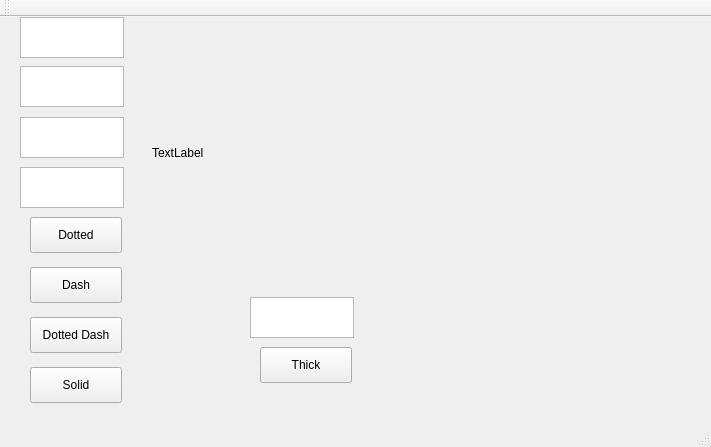
<?xml version="1.0" encoding="UTF-8"?>
<ui version="4.0">
 <class>MainWindow</class>
 <widget class="QMainWindow" name="MainWindow">
  <property name="geometry">
   <rect>
    <x>0</x>
    <y>0</y>
    <width>711</width>
    <height>447</height>
   </rect>
  </property>
  <property name="windowTitle">
   <string>MainWindow</string>
  </property>
  <widget class="QWidget" name="centralWidget">
   <widget class="QTextEdit" name="textEdit">
    <property name="geometry">
     <rect>
      <x>20</x>
      <y>0</y>
      <width>104</width>
      <height>41</height>
     </rect>
    </property>
   </widget>
   <widget class="QTextEdit" name="textEdit_2">
    <property name="geometry">
     <rect>
      <x>20</x>
      <y>49</y>
      <width>104</width>
      <height>41</height>
     </rect>
    </property>
   </widget>
   <widget class="QTextEdit" name="textEdit_3">
    <property name="geometry">
     <rect>
      <x>20</x>
      <y>100</y>
      <width>104</width>
      <height>41</height>
     </rect>
    </property>
   </widget>
   <widget class="QTextEdit" name="textEdit_4">
    <property name="geometry">
     <rect>
      <x>20</x>
      <y>150</y>
      <width>104</width>
      <height>41</height>
     </rect>
    </property>
   </widget>
   <widget class="QPushButton" name="pushButton">
    <property name="geometry">
     <rect>
      <x>30</x>
      <y>200</y>
      <width>92</width>
      <height>36</height>
     </rect>
    </property>
    <property name="text">
     <string>Dotted</string>
    </property>
   </widget>
   <widget class="QPushButton" name="pushButton_2">
    <property name="geometry">
     <rect>
      <x>30</x>
      <y>250</y>
      <width>92</width>
      <height>36</height>
     </rect>
    </property>
    <property name="text">
     <string>Dash</string>
    </property>
   </widget>
   <widget class="QPushButton" name="pushButton_3">
    <property name="geometry">
     <rect>
      <x>30</x>
      <y>300</y>
      <width>92</width>
      <height>36</height>
     </rect>
    </property>
    <property name="text">
     <string>Dotted Dash</string>
    </property>
   </widget>
   <widget class="QPushButton" name="pushButton_4">
    <property name="geometry">
     <rect>
      <x>30</x>
      <y>350</y>
      <width>92</width>
      <height>36</height>
     </rect>
    </property>
    <property name="text">
     <string>Solid</string>
    </property>
   </widget>
   <widget class="QPushButton" name="pushButton_5">
    <property name="geometry">
     <rect>
      <x>260</x>
      <y>330</y>
      <width>92</width>
      <height>36</height>
     </rect>
    </property>
    <property name="text">
     <string>Thick</string>
    </property>
   </widget>
   <widget class="QTextEdit" name="textEdit_5">
    <property name="geometry">
     <rect>
      <x>250</x>
      <y>280</y>
      <width>104</width>
      <height>41</height>
     </rect>
    </property>
   </widget>
   <widget class="QLabel" name="label">
    <property name="geometry">
     <rect>
      <x>152</x>
      <y>10</y>
      <width>541</width>
      <height>251</height>
     </rect>
    </property>
    <property name="text">
     <string>TextLabel</string>
    </property>
   </widget>
  </widget>
  <widget class="QMenuBar" name="menuBar">
   <property name="geometry">
    <rect>
     <x>0</x>
     <y>0</y>
     <width>711</width>
     <height>28</height>
    </rect>
   </property>
  </widget>
  <widget class="QToolBar" name="mainToolBar">
   <attribute name="toolBarArea">
    <enum>TopToolBarArea</enum>
   </attribute>
   <attribute name="toolBarBreak">
    <bool>false</bool>
   </attribute>
  </widget>
  <widget class="QStatusBar" name="statusBar"/>
 </widget>
 <layoutdefault spacing="6" margin="11"/>
 <resources/>
 <connections/>
</ui>
